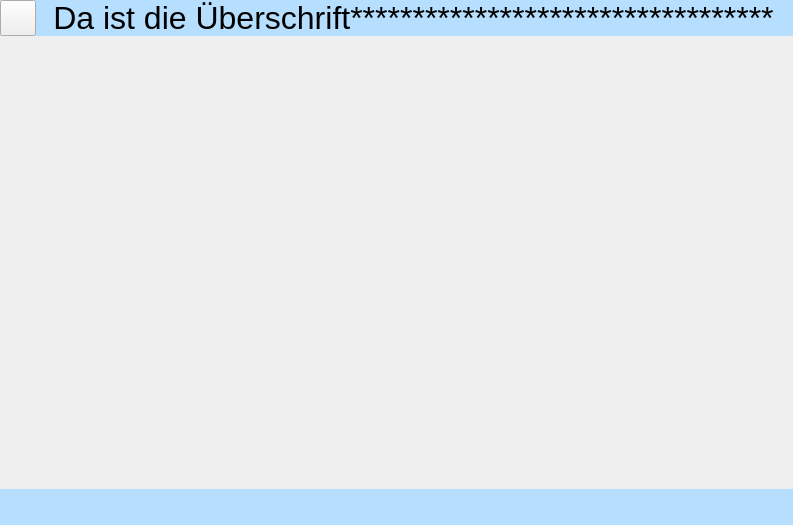
<?xml version="1.0" encoding="UTF-8"?>
<ui version="4.0">
 <class>MainWindow</class>
 <widget class="QMainWindow" name="MainWindow">
  <property name="geometry">
   <rect>
    <x>0</x>
    <y>0</y>
    <width>793</width>
    <height>525</height>
   </rect>
  </property>
  <property name="windowTitle">
   <string>Überschrift</string>
  </property>
  <widget class="QWidget" name="centralwidget">
   <property name="styleSheet">
    <string notr="true">.QWidget{
	border: none;
}
.QFrame{
	border: none;
}
#top_frame{
	background-color: rgb(181, 222, 255);
}
#bot_frame{
	background-color: rgb(181, 222, 255);
}</string>
   </property>
   <layout class="QHBoxLayout" name="horizontalLayout">
    <property name="spacing">
     <number>0</number>
    </property>
    <property name="leftMargin">
     <number>0</number>
    </property>
    <property name="topMargin">
     <number>0</number>
    </property>
    <property name="rightMargin">
     <number>0</number>
    </property>
    <property name="bottomMargin">
     <number>0</number>
    </property>
    <item>
     <widget class="QFrame" name="frame">
      <property name="frameShape">
       <enum>QFrame::StyledPanel</enum>
      </property>
      <property name="frameShadow">
       <enum>QFrame::Raised</enum>
      </property>
      <layout class="QHBoxLayout" name="horizontalLayout_2">
       <property name="spacing">
        <number>0</number>
       </property>
       <property name="leftMargin">
        <number>0</number>
       </property>
       <property name="topMargin">
        <number>0</number>
       </property>
       <property name="rightMargin">
        <number>0</number>
       </property>
       <property name="bottomMargin">
        <number>0</number>
       </property>
       <item>
        <widget class="QFrame" name="leftS">
         <property name="maximumSize">
          <size>
           <width>0</width>
           <height>16777215</height>
          </size>
         </property>
         <property name="frameShape">
          <enum>QFrame::StyledPanel</enum>
         </property>
         <property name="frameShadow">
          <enum>QFrame::Raised</enum>
         </property>
         <layout class="QHBoxLayout" name="horizontalLayout_3">
          <property name="spacing">
           <number>0</number>
          </property>
          <property name="leftMargin">
           <number>0</number>
          </property>
          <property name="topMargin">
           <number>0</number>
          </property>
          <property name="rightMargin">
           <number>0</number>
          </property>
          <property name="bottomMargin">
           <number>0</number>
          </property>
          <item>
           <widget class="QFrame" name="frame_4">
            <property name="minimumSize">
             <size>
              <width>200</width>
              <height>0</height>
             </size>
            </property>
            <property name="frameShape">
             <enum>QFrame::StyledPanel</enum>
            </property>
            <property name="frameShadow">
             <enum>QFrame::Raised</enum>
            </property>
            <layout class="QVBoxLayout" name="verticalLayout_3">
             <property name="spacing">
              <number>0</number>
             </property>
             <property name="leftMargin">
              <number>0</number>
             </property>
             <property name="topMargin">
              <number>0</number>
             </property>
             <property name="rightMargin">
              <number>0</number>
             </property>
             <property name="bottomMargin">
              <number>0</number>
             </property>
             <item>
              <widget class="QLabel" name="label_2">
               <property name="maximumSize">
                <size>
                 <width>16777215</width>
                 <height>36</height>
                </size>
               </property>
               <property name="font">
                <font>
                 <pointsize>24</pointsize>
                </font>
               </property>
               <property name="text">
                <string>Menu</string>
               </property>
               <property name="alignment">
                <set>Qt::AlignCenter</set>
               </property>
              </widget>
             </item>
             <item>
              <widget class="QPushButton" name="pushButton">
               <property name="text">
                <string>projekt1</string>
               </property>
              </widget>
             </item>
             <item>
              <widget class="QPushButton" name="pushButton_2">
               <property name="text">
                <string>projekt2</string>
               </property>
              </widget>
             </item>
             <item>
              <widget class="QPushButton" name="pushButton_3">
               <property name="text">
                <string>projekt3</string>
               </property>
              </widget>
             </item>
             <item>
              <widget class="QPushButton" name="pushButton_4">
               <property name="text">
                <string>projekt4</string>
               </property>
              </widget>
             </item>
             <item>
              <spacer name="verticalSpacer">
               <property name="orientation">
                <enum>Qt::Vertical</enum>
               </property>
               <property name="sizeHint" stdset="0">
                <size>
                 <width>20</width>
                 <height>40</height>
                </size>
               </property>
              </spacer>
             </item>
             <item>
              <widget class="QPushButton" name="btn_back">
               <property name="text">
                <string>back</string>
               </property>
              </widget>
             </item>
            </layout>
           </widget>
          </item>
         </layout>
        </widget>
       </item>
       <item>
        <widget class="QFrame" name="rightS">
         <property name="frameShape">
          <enum>QFrame::StyledPanel</enum>
         </property>
         <property name="frameShadow">
          <enum>QFrame::Raised</enum>
         </property>
         <layout class="QVBoxLayout" name="verticalLayout">
          <property name="spacing">
           <number>0</number>
          </property>
          <property name="leftMargin">
           <number>0</number>
          </property>
          <property name="topMargin">
           <number>0</number>
          </property>
          <property name="rightMargin">
           <number>0</number>
          </property>
          <property name="bottomMargin">
           <number>0</number>
          </property>
          <item>
           <widget class="QFrame" name="top_frame">
            <property name="maximumSize">
             <size>
              <width>16777215</width>
              <height>36</height>
             </size>
            </property>
            <property name="frameShape">
             <enum>QFrame::StyledPanel</enum>
            </property>
            <property name="frameShadow">
             <enum>QFrame::Raised</enum>
            </property>
            <layout class="QHBoxLayout" name="horizontalLayout_4">
             <property name="spacing">
              <number>0</number>
             </property>
             <property name="leftMargin">
              <number>0</number>
             </property>
             <property name="topMargin">
              <number>0</number>
             </property>
             <property name="rightMargin">
              <number>0</number>
             </property>
             <property name="bottomMargin">
              <number>0</number>
             </property>
             <item>
              <widget class="QFrame" name="frame_8">
               <property name="minimumSize">
                <size>
                 <width>36</width>
                 <height>36</height>
                </size>
               </property>
               <property name="maximumSize">
                <size>
                 <width>36</width>
                 <height>36</height>
                </size>
               </property>
               <property name="frameShape">
                <enum>QFrame::StyledPanel</enum>
               </property>
               <property name="frameShadow">
                <enum>QFrame::Raised</enum>
               </property>
               <layout class="QVBoxLayout" name="verticalLayout_2">
                <property name="spacing">
                 <number>0</number>
                </property>
                <property name="leftMargin">
                 <number>0</number>
                </property>
                <property name="topMargin">
                 <number>0</number>
                </property>
                <property name="rightMargin">
                 <number>0</number>
                </property>
                <property name="bottomMargin">
                 <number>0</number>
                </property>
                <item>
                 <widget class="QPushButton" name="menuButton">
                  <property name="minimumSize">
                   <size>
                    <width>36</width>
                    <height>36</height>
                   </size>
                  </property>
                  <property name="maximumSize">
                   <size>
                    <width>36</width>
                    <height>36</height>
                   </size>
                  </property>
                  <property name="text">
                   <string/>
                  </property>
                  <property name="icon">
                   <iconset>
                    <normaloff>icons8-menu.png</normaloff>icons8-menu.png</iconset>
                  </property>
                 </widget>
                </item>
               </layout>
              </widget>
             </item>
             <item>
              <spacer name="horizontalSpacer">
               <property name="orientation">
                <enum>Qt::Horizontal</enum>
               </property>
               <property name="sizeHint" stdset="0">
                <size>
                 <width>178</width>
                 <height>20</height>
                </size>
               </property>
              </spacer>
             </item>
             <item>
              <widget class="QLabel" name="label">
               <property name="font">
                <font>
                 <pointsize>24</pointsize>
                </font>
               </property>
               <property name="text">
                <string>Da ist die Überschrift**********************************</string>
               </property>
               <property name="alignment">
                <set>Qt::AlignCenter</set>
               </property>
              </widget>
             </item>
             <item>
              <spacer name="horizontalSpacer_2">
               <property name="orientation">
                <enum>Qt::Horizontal</enum>
               </property>
               <property name="sizeHint" stdset="0">
                <size>
                 <width>179</width>
                 <height>20</height>
                </size>
               </property>
              </spacer>
             </item>
            </layout>
           </widget>
          </item>
          <item>
           <widget class="QFrame" name="frame_3">
            <property name="minimumSize">
             <size>
              <width>0</width>
              <height>100</height>
             </size>
            </property>
            <property name="frameShape">
             <enum>QFrame::StyledPanel</enum>
            </property>
            <property name="frameShadow">
             <enum>QFrame::Raised</enum>
            </property>
           </widget>
          </item>
          <item>
           <widget class="QFrame" name="frame_5">
            <property name="minimumSize">
             <size>
              <width>0</width>
              <height>100</height>
             </size>
            </property>
            <property name="frameShape">
             <enum>QFrame::StyledPanel</enum>
            </property>
            <property name="frameShadow">
             <enum>QFrame::Raised</enum>
            </property>
           </widget>
          </item>
          <item>
           <widget class="QFrame" name="frame_6">
            <property name="minimumSize">
             <size>
              <width>0</width>
              <height>100</height>
             </size>
            </property>
            <property name="frameShape">
             <enum>QFrame::StyledPanel</enum>
            </property>
            <property name="frameShadow">
             <enum>QFrame::Raised</enum>
            </property>
           </widget>
          </item>
          <item>
           <widget class="QFrame" name="bot_frame">
            <property name="minimumSize">
             <size>
              <width>0</width>
              <height>36</height>
             </size>
            </property>
            <property name="maximumSize">
             <size>
              <width>16777215</width>
              <height>36</height>
             </size>
            </property>
            <property name="frameShape">
             <enum>QFrame::StyledPanel</enum>
            </property>
            <property name="frameShadow">
             <enum>QFrame::Raised</enum>
            </property>
           </widget>
          </item>
         </layout>
        </widget>
       </item>
      </layout>
     </widget>
    </item>
   </layout>
  </widget>
 </widget>
 <resources/>
 <connections/>
</ui>
